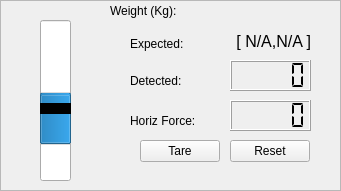
    <widget class="QFrame" name="frame_weight">
     <property name="geometry">
      <rect>
       <x>270</x>
       <y>140</y>
       <width>341</width>
       <height>191</height>
      </rect>
     </property>
     <property name="frameShape">
      <enum>QFrame::StyledPanel</enum>
     </property>
     <property name="frameShadow">
      <enum>QFrame::Raised</enum>
     </property>
     <widget class="QLabel" name="weight_label_2">
      <property name="geometry">
       <rect>
        <x>130</x>
        <y>70</y>
        <width>81</width>
        <height>21</height>
       </rect>
      </property>
      <property name="text">
       <string>Detected:</string>
      </property>
     </widget>
     <widget class="QLabel" name="weight_label_expected">
      <property name="geometry">
       <rect>
        <x>130</x>
        <y>33</y>
        <width>81</width>
        <height>21</height>
       </rect>
      </property>
      <property name="text">
       <string>Expected:</string>
      </property>
     </widget>
     <widget class="QLabel" name="weight_label_expected_var">
      <property name="geometry">
       <rect>
        <x>230</x>
        <y>26</y>
        <width>81</width>
        <height>31</height>
       </rect>
      </property>
      <property name="font">
       <font>
        <pointsize>12</pointsize>
       </font>
      </property>
      <property name="layoutDirection">
       <enum>Qt::RightToLeft</enum>
      </property>
      <property name="text">
       <string>[ N/A,N/A ]</string>
      </property>
      <property name="alignment">
       <set>Qt::AlignRight|Qt::AlignTrailing|Qt::AlignVCenter</set>
      </property>
     </widget>
     <widget class="QLabel" name="weight_label_3">
      <property name="geometry">
       <rect>
        <x>130</x>
        <y>110</y>
        <width>101</width>
        <height>21</height>
       </rect>
      </property>
      <property name="text">
       <string>Horiz Force:</string>
      </property>
     </widget>
     <widget class="QLabel" name="weight_label">
      <property name="geometry">
       <rect>
        <x>110</x>
        <y>0</y>
        <width>91</width>
        <height>21</height>
       </rect>
      </property>
      <property name="text">
       <string>Weight (Kg):</string>
      </property>
     </widget>
     <widget class="QLCDNumber" name="weight_lcdNumber">
      <property name="geometry">
       <rect>
        <x>230</x>
        <y>60</y>
        <width>81</width>
        <height>31</height>
       </rect>
      </property>
      <property name="styleSheet">
       <string notr="true"/>
      </property>
      <property name="segmentStyle">
       <enum>QLCDNumber::Flat</enum>
      </property>
     </widget>
     <widget class="QLCDNumber" name="vertforce_lcdNumber">
      <property name="geometry">
       <rect>
        <x>230</x>
        <y>100</y>
        <width>81</width>
        <height>31</height>
       </rect>
      </property>
      <property name="styleSheet">
       <string notr="true"/>
      </property>
      <property name="segmentStyle">
       <enum>QLCDNumber::Flat</enum>
      </property>
     </widget>
     <widget class="QPushButton" name="Tare_Button">
      <property name="enabled">
       <bool>true</bool>
      </property>
      <property name="geometry">
       <rect>
        <x>140</x>
        <y>140</y>
        <width>80</width>
        <height>22</height>
       </rect>
      </property>
      <property name="text">
       <string>Tare</string>
      </property>
     </widget>
     <widget class="QPushButton" name="Tare_Reset_Button">
      <property name="enabled">
       <bool>true</bool>
      </property>
      <property name="geometry">
       <rect>
        <x>230</x>
        <y>140</y>
        <width>80</width>
        <height>22</height>
       </rect>
      </property>
      <property name="palette">
       <palette>
        <active/>
        <inactive/>
        <disabled/>
       </palette>
      </property>
      <property name="text">
       <string>Reset</string>
      </property>
     </widget>
     <widget class="QProgressBar" name="weightProgressBar">
      <property name="geometry">
       <rect>
        <x>40</x>
        <y>20</y>
        <width>31</width>
        <height>101</height>
       </rect>
      </property>
      <property name="value">
       <number>24</number>
      </property>
      <property name="textVisible">
       <bool>false</bool>
      </property>
      <property name="orientation">
       <enum>Qt::Vertical</enum>
      </property>
     </widget>
     <widget class="QProgressBar" name="weightProgressBar_2">
      <property name="geometry">
       <rect>
        <x>40</x>
        <y>110</y>
        <width>31</width>
        <height>71</height>
       </rect>
      </property>
      <property name="minimum">
       <number>0</number>
      </property>
      <property name="maximum">
       <number>100</number>
      </property>
      <property name="value">
       <number>50</number>
      </property>
      <property name="alignment">
       <set>Qt::AlignRight|Qt::AlignTop|Qt::AlignTrailing</set>
      </property>
      <property name="textVisible">
       <bool>false</bool>
      </property>
      <property name="orientation">
       <enum>Qt::Vertical</enum>
      </property>
      <property name="invertedAppearance">
       <bool>true</bool>
      </property>
      <property name="textDirection">
       <enum>QProgressBar::TopToBottom</enum>
      </property>
     </widget>
     <widget class="Line" name="line">
      <property name="geometry">
       <rect>
        <x>40</x>
        <y>100</y>
        <width>31</width>
        <height>16</height>
       </rect>
      </property>
      <property name="frameShadow">
       <enum>QFrame::Plain</enum>
      </property>
      <property name="lineWidth">
       <number>11</number>
      </property>
      <property name="orientation">
       <enum>Qt::Horizontal</enum>
      </property>
     </widget>
    </widget>
